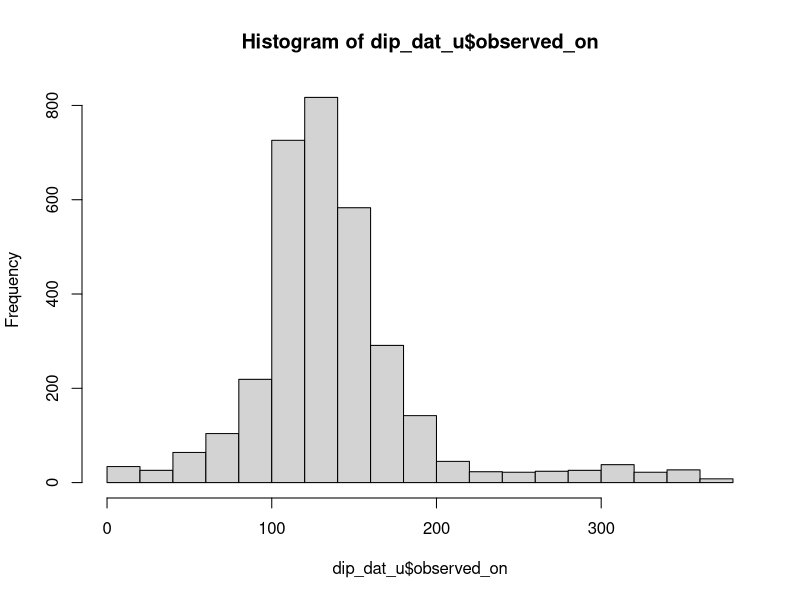
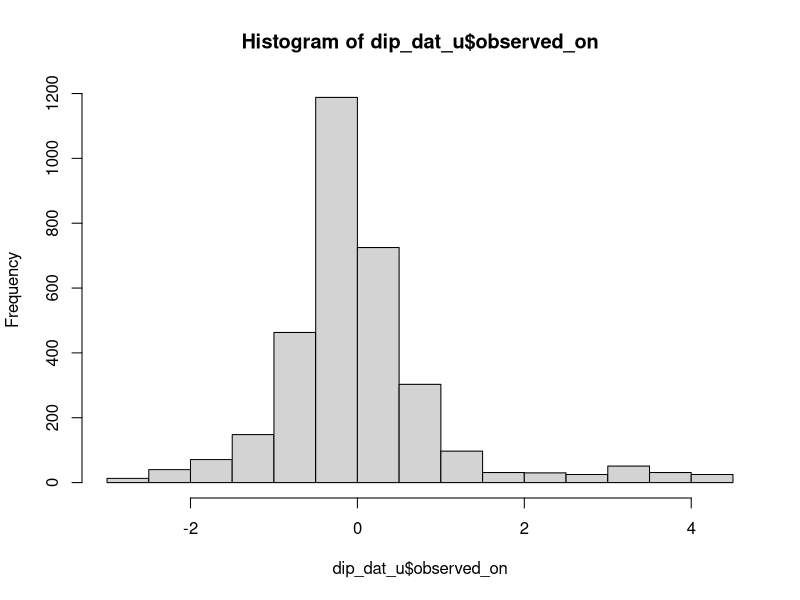
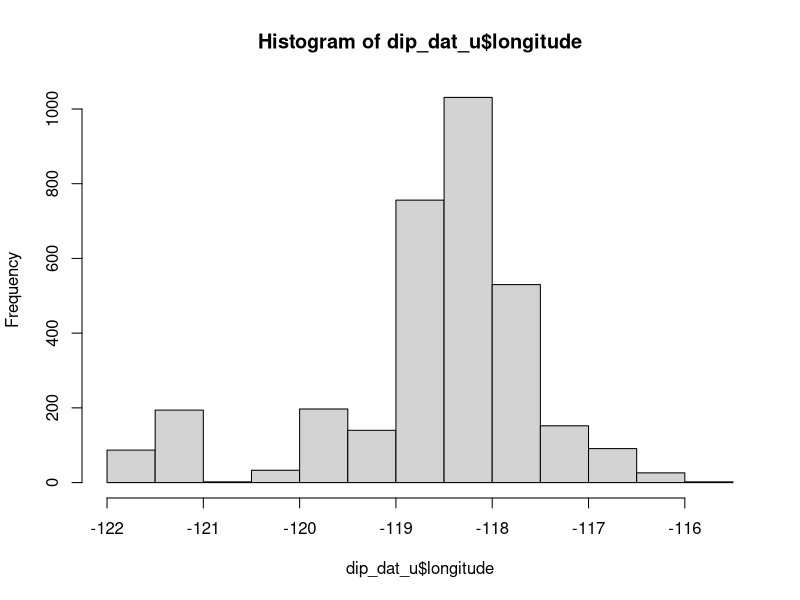
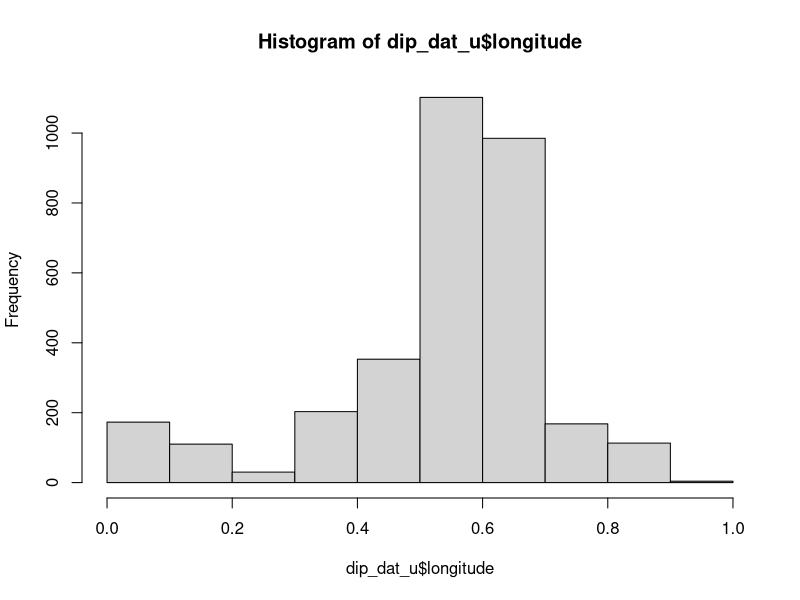
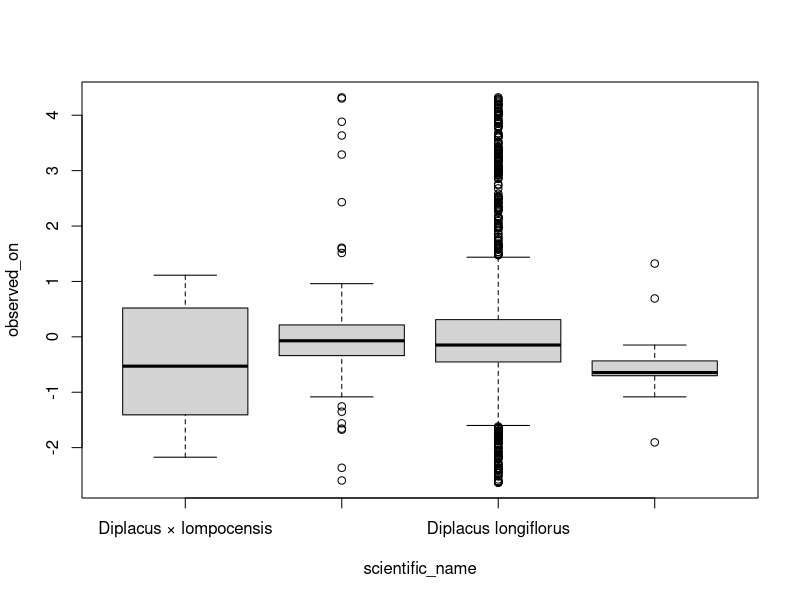
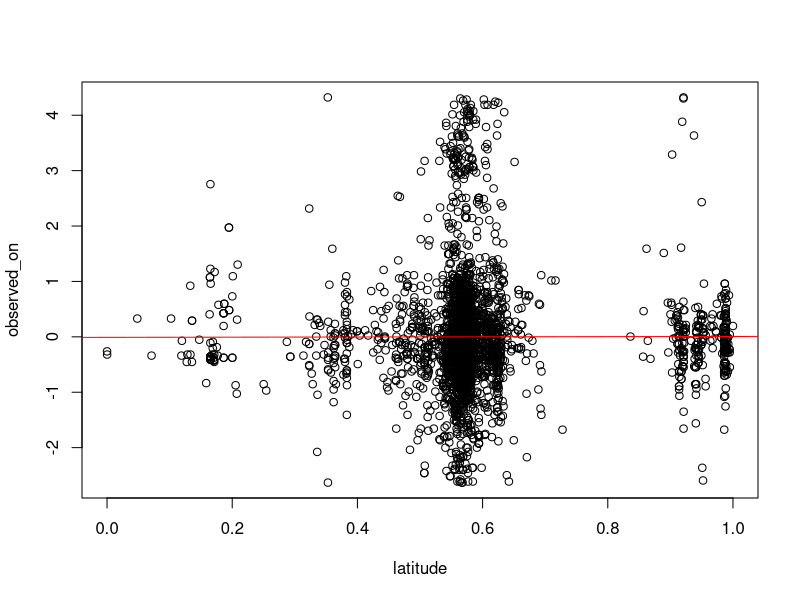
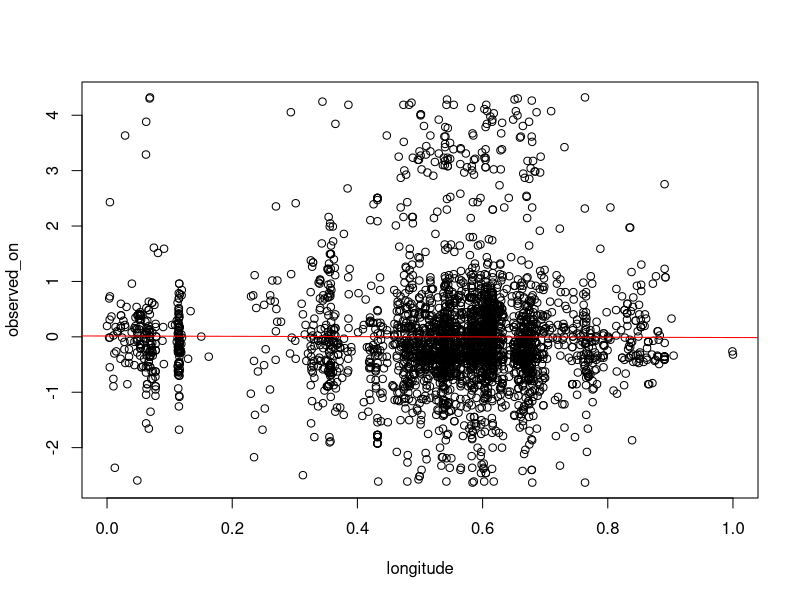

These figures' R source, in order:
# In this section we will work on data wrangling and manipulation. We will look at how 
# to use functions to filter the data down to what we want and get it into the form we want.


# because we have a project where our current directory is always the base directory
# of the project that we are in, we don't have to worry about setting the working directory

# read the data in

# read.csv is a function that reads in data where the columns are separated by commas
# we highly recommend that you store your data as text files rather than excel files,
# i.e. csv's (comma separated values) or tsv's (tab separated values)

d <- read.csv("data/observations-465928.csv")

# let's take a quick look at what is in the data using str()

str(d)

# we are really only interested in the date observed, longitude, latitude, and scientific name,
# so let's pull out just those columns

dat <- d[,c(2,7:9)]

# let's look at it quick to make sure that we have the columns we want now.

str(dat)

# let's look at the unique values in scientific_name, we want to just be looking
# at species in the "Diplacus" genus
unique(dat$scientific_name)

# how many observations are under each name
table(dat$scientific_name)

# let's filter to have just the Diplacus individuals
dip_dat <- dat[grepl(pattern = "Diplacus", dat$scientific_name), ] # remember to leave the columns blanck to return all columns.

#># challenge to do the above with subset!

# see how many of each species now
table(dip_dat$scientific_name)

# ok, so now we have just the species we want, let's make sure there are no duplicate 
# observations if there are no duplicates

duplicated(dip_dat$latitude)

# the list of T/Fs is hard to look at, let's see how many duplicated columns there are
sum(duplicated(dip_dat$latitude))

# just to make sure these are from the same spots, let's include longitude
sum(duplicated(dip_dat[,c("latitude", "longitude")]))

# ok so some of the duplicated latitudes have different longitudes, let's keep them,
# so we will get rid of everything that has the same latitude and longitude

dip_dat_u <- dip_dat[!duplicated(dip_dat[ , c("latitude", "longitude")]),]

# check it again
str(dip_dat_u)

# let's turn the observed on date, which is characters into something that is more
# easily inturpreted like a julian date

# we need to first change it into a "Date" class instead of a "character"
obs_on <- as.Date(dip_dat_u$observed_on)

class(obs_on)

# now we can change it from YYYY-MM-DD to julian date
julian <- format(obs_on, "%j")

julian

class(julian)

# now we have julian dates, but it is still a character class, so we have to change
# it to numeric so that we can use it in other functions as a numeric value

julian <- as.numeric(julian)

class(julian)

# so now that it's numeric, lets replace the observed_on column in the data frame with
# the julian vector

dip_dat_u$observed_on <- julian

# now we see that the observed on date is of the numeric class
str(dip_dat_u)

# let's make a couple functions to transform the data to make it easier to interpret
# first let's make a formula that standardizes the data

standardize <- function(data){
  (data - mean(data))/sd(data)
}

# let's look at the julian observation dates
hist(dip_dat_u$observed_on)

# now let's standardize it so that it has a mean of 0 and standard deviation of 1
dip_dat_u$observed_on <- standardize(dip_dat_u$observed_on)

hist(dip_dat_u$observed_on)

# the data still has the same information, it is just a little easier to interpret
cor(julian, dip_dat_u$observed_on)

# now let's make a function that will take latitude and longitude and put them on a 
# scale from 0 to 1

per_max <- function(x){
  (x - min(x))/(max(x) - min(x))
}

hist(dip_dat_u$longitude)

dip_dat_u$longitude <- per_max(dip_dat_u$longitude)

hist(dip_dat_u$longitude)

dip_dat_u$latitude <- per_max(dip_dat_u$latitude)

# finally, we need to convert the species names to factors
str(dip_dat_u)

dip_dat_u$scientific_name <- factor(dip_dat_u$scientific_name)

str(dip_dat_u)

# ok, now we can try to look for some patterns

# do the different species flower (well, are observed actually) at different times?
lm(observed_on ~ scientific_name - 1, data = dip_dat_u)

plot(observed_on ~ scientific_name, data = dip_dat_u)

# is observation time related to latitude? Longitude

lat_mod <- lm(observed_on ~ latitude, data = dip_dat_u)

summary(lat_mod)

plot(observed_on ~ latitude, data = dip_dat_u)
abline(a = coef(lat_mod)[1], b = coef(lat_mod)[2], col = "red")

lon_mod <- lm(observed_on ~ longitude, data = dip_dat_u)

plot(observed_on ~ longitude, data = dip_dat_u)
abline(a = coef(lon_mod)[1], b = coef(lon_mod)[2], col = "red")

# we may want to save this data set for later analysis, so let's write it as a csv in the data directory

write.csv(dip_dat_u, "data/dip_dat.csv", row.names = F)
